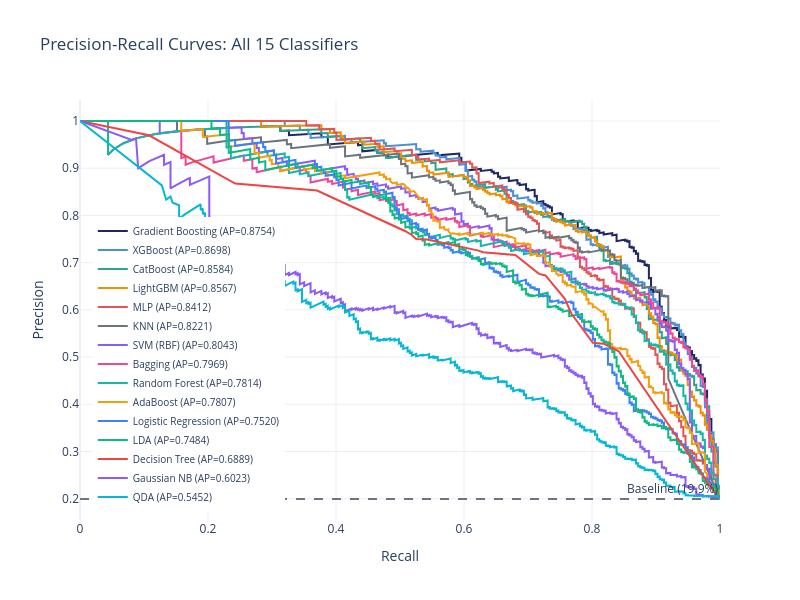

The notebook cell this image was saved under:
### Markdown cell above
## Chart 7: PR Curve Overlay — All Models

### Code cell
# Precision-Recall overlay
baseline = y_test.mean()

fig_pr_all = go.Figure()
fig_pr_all.add_hline(y=baseline, line_dash='dash', line_color=COLORS['gray'],
                     annotation_text=f'Baseline ({baseline:.1%})')

sorted_pr = sorted(all_scores.keys(),
    key=lambda m: average_precision_score(y_test, all_scores[m]), reverse=True)

for i, name in enumerate(sorted_pr):
    prec_arr, rec_arr, _ = precision_recall_curve(y_test, all_scores[name])
    ap = average_precision_score(y_test, all_scores[name])
    fig_pr_all.add_trace(go.Scatter(
        x=rec_arr, y=prec_arr, mode='lines',
        name=f'{name} (AP={ap:.4f})',
        line=dict(color=roc_colors[i % len(roc_colors)], width=2),
    ))

fig_pr_all.update_layout(
    title='Precision-Recall Curves: All 15 Classifiers',
    xaxis_title='Recall',
    yaxis_title='Precision',
    height=600, width=800,
    legend=dict(x=0.02, y=0.02, font=dict(size=10)),
)
fig_pr_all.show()
save_chart(fig_pr_all, COMP_SLUG, 'pr_overlay')

### Figure 1 — Plotly figure (JSON) as saved in the notebook; plotly's stock layout.template omitted (floating-point values rounded to 4 significant figures; data arrays with more than 128 entries replaced by an {"elided": "..."} marker saying what was removed)
{"data": [{"line": {"color": "#1E2761", "width": 2}, "mode": "lines", "name": "Gradient Boosting (AP=0.8754)", "type": "scatter", "x": {"elided": "1491 float values"}, "y": {"elided": "1491 float values"}}, {"line": {"color": "#4A90D9", "width": 2}, "mode": "lines", "name": "XGBoost (AP=0.8698)", "type": "scatter", "x": {"elided": "1489 float values"}, "y": {"elided": "1489 float values"}}, {"line": {"color": "#2CA58D", "width": 2}, "mode": "lines", "name": "CatBoost (AP=0.8584)", "type": "scatter", "x": {"elided": "1491 float values"}, "y": {"elided": "1491 float values"}}, {"line": {"color": "#F18F01", "width": 2}, "mode": "lines", "name": "LightGBM (AP=0.8567)", "type": "scatter", "x": {"elided": "1484 float values"}, "y": {"elided": "1484 float values"}}, {"line": {"color": "#E15554", "width": 2}, "mode": "lines", "name": "MLP (AP=0.8412)", "type": "scatter", "x": {"elided": "1488 float values"}, "y": {"elided": "1488 float values"}}, {"line": {"color": "#6c757d", "width": 2}, "mode": "lines", "name": "KNN (AP=0.8221)", "type": "scatter", "x": {"elided": "580 float values"}, "y": {"elided": "580 float values"}}, {"line": {"color": "#8B5CF6", "width": 2}, "mode": "lines", "name": "SVM (RBF) (AP=0.8043)", "type": "scatter", "x": {"elided": "1487 float values"}, "y": {"elided": "1487 float values"}}, {"line": {"color": "#EC4899", "width": 2}, "mode": "lines", "name": "Bagging (AP=0.7969)", "type": "scatter", "x": {"elided": "1475 float values"}, "y": {"elided": "1475 float values"}}, {"line": {"color": "#14B8A6", "width": 2}, "mode": "lines", "name": "Random Forest (AP=0.7814)", "type": "scatter", "x": {"elided": "1490 float values"}, "y": {"elided": "1490 float values"}}, {"line": {"color": "#F59E0B", "width": 2}, "mode": "lines", "name": "AdaBoost (AP=0.7807)", "type": "scatter", "x": {"elided": "818 float values"}, "y": {"elided": "818 float values"}}, {"line": {"color": "#3B82F6", "width": 2}, "mode": "lines", "name": "Logistic Regression (AP=0.7520)", "type": "scatter", "x": {"elided": "1491 float values"}, "y": {"elided": "1491 float values"}}, {"line": {"color": "#10B981", "width": 2}, "mode": "lines", "name": "LDA (AP=0.7484)", "type": "scatter", "x": {"elided": "1491 float values"}, "y": {"elided": "1491 float values"}}, {"line": {"color": "#EF4444", "width": 2}, "mode": "lines", "name": "Decision Tree (AP=0.6889)", "type": "scatter", "x": [1.0, 1.0, 0.9966, 0.8418, 0.8182, 0.8013, 0.7677, 0.7576, 0.7273, 0.7172, 0.6801, 0.6431, 0.6296, 0.6229, 0.5421, 0.5253, 0.5185, 0.5084, 0.3704, 0.2424, 0.1077, 0.0], "y": [0.1993, 0.2016, 0.2029, 0.5123, 0.5283, 0.5301, 0.5922, 0.6233, 0.6729, 0.6762, 0.7163, 0.7208, 0.722, 0.7255, 0.7488, 0.75, 0.7586, 0.7665, 0.8527, 0.8675, 0.9697, 1.0]}, {"line": {"color": "#8B5CF6", "width": 2}, "mode": "lines", "name": "Gaussian NB (AP=0.6023)", "type": "scatter", "x": {"elided": "1464 float values"}, "y": {"elided": "1464 float values"}}, {"line": {"color": "#06B6D4", "width": 2}, "mode": "lines", "name": "QDA (AP=0.5452)", "type": "scatter", "x": {"elided": "1440 float values"}, "y": {"elided": "1440 float values"}}], "layout": {"annotations": [{"showarrow": false, "text": "Baseline (19.9%)", "x": 1, "xanchor": "right", "xref": "x domain", "y": 0.1993, "yanchor": "bottom", "yref": "y"}], "height": 600, "legend": {"font": {"size": 10}, "x": 0.02, "y": 0.02}, "shapes": [{"line": {"color": "#6c757d", "dash": "dash"}, "type": "line", "x0": 0, "x1": 1, "xref": "x domain", "y0": 0.1993, "y1": 0.1993, "yref": "y"}], "title": {"text": "Precision-Recall Curves: All 15 Classifiers"}, "width": 800, "xaxis": {"title": {"text": "Recall"}}, "yaxis": {"title": {"text": "Precision"}}}}
